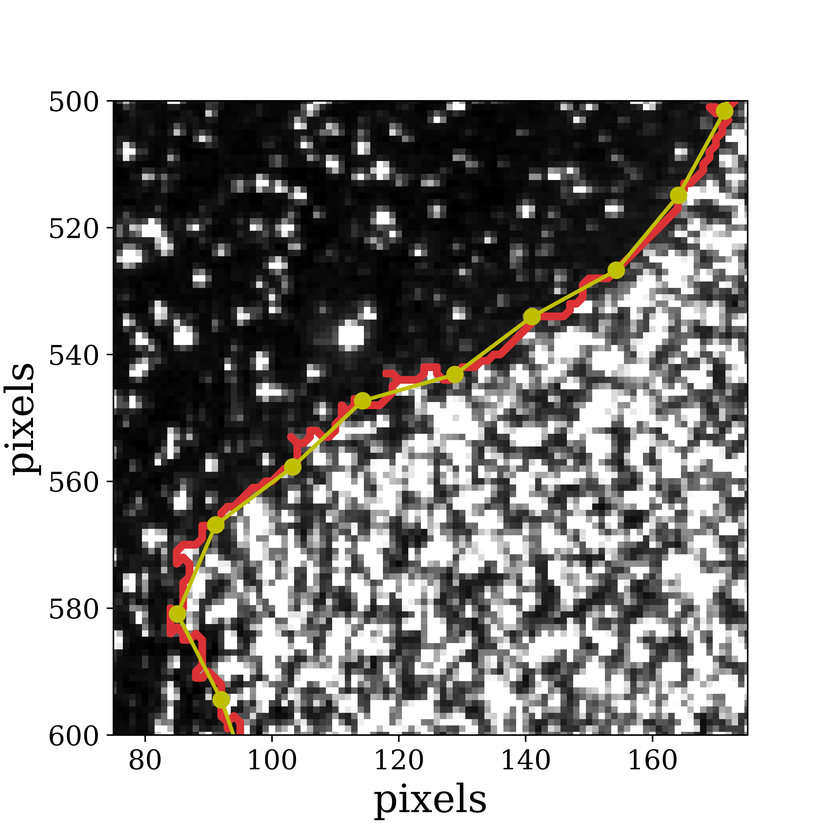
#> input picture flame_front_detection/post_data/react_h0_s4000_hs_record1/session_003/Recording_Date=230622_Time=102848_01_Frame0/bfm/w_size_31/B1699.png, 840 x 840 px, shrunk from 7200 x 7200 before the run, given in place of B0001.tif, which was not available
$ python get_contour_flamesheet.py   (older library calls are emulated)
#> lines starting #> are read from the running program, lines starting #| are printed output that depends on the picture; after the words box and inside, x2 and y2 are one past the last pixel; in counts of white or black regions, pixels touching at a corner belong together; pictures that were not available may be replaced by others from this repository, and a replacement may not be noted
### flamesheet/sys_paths.py
#%% IMPORT STANDARD PACKAGES
import os
import sys

#%% Project parent folder
parent_directory = os.path.abspath(os.path.join(os.path.dirname(__file__), '..'))

#%% ADD SYS PATHS
# Get a list of all directories within the parent folder
sub_directories = [f.path for f in os.scandir(parent_directory) if f.is_dir()]

# Add each subfolder to sys.path
for sub_directory in sub_directories:
    sys.path.append(sub_directory)
# -*- coding: utf-8 -*-

### flamesheet/get_contour_flamesheet.py
# -*- coding: utf-8 -*-
"""
Created on Thu Mar 10 15:00:34 2022

@author: laaltenburg

Algoritmes to detect the flame front of confinded and unconfined flames from raw PIV images
"""

#%% IMPORT PACKAGES
import os
import sys
import cv2
import math
import numpy as np
from matplotlib import pyplot as plt
import matplotlib.patches as patches
from scipy.signal import find_peaks, peak_prominences
from scipy.interpolate import UnivariateSpline, CubicSpline, interp1d
from scipy import stats
import imutils
import pickle
from tqdm import tqdm

#%% IMPORT USER DEFINED PACKAGES
from sys_paths import parent_directory
import sys_paths
import rc_params_settings
from parameters import *
from plot_params import colormap, fontsize, fontsize_legend

figures_folder = 'figures'
if not os.path.exists(figures_folder):
        os.makedirs(figures_folder)

#%% GET CONTOUR DATA
def get_contour_data(procedure_nr, window_size, pre_record_data_path, pre_data_path, post_data_path, image_nr, extension, toggle_plot, save_image):

    google_red = '#db3236'
    google_green = '#3cba54'
    google_blue = '#4885ed'
    google_yellow = '#f4c20d'
    bright_green = '#66ff00'

    if procedure_nr == 2:
        color = google_red #google_green
        shape, contour, contour_length_pixels = get_contour_procedure_bilateral_filter_method(window_size, pre_record_data_path, pre_data_path, post_data_path, image_nr, extension, color, toggle_plot, save_image)

    return shape, contour, contour_length_pixels


#%% METHOD B: BILATERAL FILTER METHOD
def get_contour_procedure_bilateral_filter_method(window_size, mask_path, record_data_path, post_data_path, image_nr, extension, color, toggle_plot, save_image):

    #%% [1] Read raw image
    image_file = f'B{image_nr:04d}{extension}'
    image_path = os.path.join(record_data_path, image_file)
    img_raw = cv2.imread(image_path, cv2.IMREAD_ANYDEPTH)
    shape = img_raw.shape

    # print(shape)
    # print(shape[0]*shape[1])

    image_nr_mask = 1
    image_file = f'B{image_nr_mask:04d}{extension}'
    mask_path = os.path.join(mask_path, image_file)
    mask = cv2.imread(mask_path, cv2.IMREAD_ANYDEPTH)
    mask = (mask > 0).astype(np.uint8)

    # result = cv2.bitwise_and(img_raw, img_raw, mask=mask)
    result = img_raw
    # result_float = result.astype(float)
    # result_float[mask == 0] = np.nan

    # # Normalize the result excluding NaN values
    # valid_values = result_float[~np.isnan(result_float)]
    # min_valid = np.min(valid_values)
    # max_valid = np.max(valid_values)

    # result_normalized = (result_float - min_valid) / (max_valid - min_valid)
    # # result_normalized[mask == 0] = np.nan

    # fig, axs = plt.subplots(1, 3)
    # axs[0].imshow(mask)  # Display the masked image
    # axs[1].imshow(img_raw)  # Display the masked image
    # brighten_factor = 32
    # axs[2].imshow(result, vmin=np.min(result.flatten())/brighten_factor, vmax=np.max(result.flatten())/brighten_factor)  # Display the masked image

    #%% [2] Normalize the signal intensity of raw image to unity based on global raw image maxima and minima
    img_normalized = cv2.normalize(result, dst=None, alpha=0, beta=1.0, norm_type=cv2.NORM_MINMAX, dtype=cv2.CV_32F)
    # fig, ax = plt.subplots()
    # brighten_factor = 1
    # ax.imshow(img_normalized, vmin=np.min(img_normalized.flatten())/brighten_factor, vmax=np.max(img_normalized.flatten())/brighten_factor)  # Display the masked image

    #%% [3] Apply bilateral filter on normalized image
    w_size = int(window_size)
    filter_diameter = w_size
    sigma_color = 0.1
    sigma_space = filter_diameter/2.0
    img_bilateral = cv2.bilateralFilter(img_normalized, filter_diameter, sigma_color, sigma_space)

    # [21 lines of commented-out code are left out]
    threshold_value = get_thresholding_value(img_bilateral, mask, toggle_plot)

    # print(threshold_value)

    # threshold_value = 0.0021
    #%% [5] Binarize the bilateral filtered image
    threshold_type, maxVal  = cv2.THRESH_BINARY, 1
    ret, img_binary = cv2.threshold(img_bilateral, threshold_value, maxVal, threshold_type)

    # fig, ax = plt.subplots()
    # im = ax.imshow(img_binary, vmin=0, vmax=1)  # Display the masked image

    img_new = cv2.bitwise_and(img_binary, img_binary, mask=mask)

    # im = ax.imshow(img_new, vmin=0, vmax=1)  # Display the masked image

    #%% [6] Extract largest contour == flame front
    contour, contour_length_pixels = find_and_draw_flame_contours(img_new, mask)

    # print(contour)

    #%% [7]Turn plots on or off
    brighten_factor = 16

    # toggle_plot = False

    if toggle_plot:

        fig, axs = plt.subplots(1, 3, figsize=(10, 6))
        plt.subplots_adjust(wspace=-.3)
        plot_images(axs, img_raw, img_bilateral, brighten_factor, contour, color)

        # [4 lines of commented-out code are left out]

        toggle_contour = False
        title = 'raw image (\#' + str(image_nr) + ')'
        title = ''
        plot_image(title, img_raw, brighten_factor, contour, toggle_contour, color)

        title = 'Bilateral filtered image (\#' + str(image_nr) + ')'
        toggle_contour = True
        title = ''
        brighten_factor = 16
        plot_image(title, img_bilateral, brighten_factor, contour, toggle_contour, color)

        toggle_contour = True
        title = 'raw image (\#' + str(image_nr) + ')' + ' with contour'
        title = ''
        plot_image(title , img_raw, brighten_factor, contour, toggle_contour, color)

    fig.tight_layout()

    #%% [8] Save images with contour drawn into the raw image
    if save_image:
        path = os.path.join(post_data_path, 'bfm', f'w_size_{w_size}')
        save_contour_images(path, image_nr, img_raw, brighten_factor, contour, color)

    return shape, contour, contour_length_pixels

#%% MAIN FUNCTIONS

def get_thresholding_value(image, mask, toggle_plot):

    quantity = image[mask == 1]

    # print(len(quantity))
    # quantity = image.flatten()

    # Compute the 99th percentile
    percentile_99 = np.percentile(quantity, 99)
    percentile_99_double = 1*percentile_99

    # Filter the data using the double the value of the 99th percentile
    quantity = quantity[quantity <= percentile_99_double]

    # Create a Gaussian Kernel Density Estimation (KDE) object using quantity
    gkde_obj = stats.gaussian_kde(quantity)

    x_pts = np.linspace(0, np.max(quantity), 1000)
    estimated_pdf = gkde_obj.evaluate(x_pts)

    # Extract fitted distribution
    dist_data_x = x_pts
    dist_data_y = estimated_pdf

    # Find the peaks in the distribution
    peaks, _ = find_peaks(dist_data_y)

    # Obtain the prominences of the peaks
    prominences = peak_prominences(dist_data_y, peaks)[0]

    # Create a list of tuples containing peak information: (peak index, prominence, x coordinate, y coordinate)
    peak_coords = list(zip(peaks, prominences, dist_data_x[peaks], dist_data_y[peaks]))

    # Sort the peak coordinates in descending order based on prominence
    peak_coords_prominence_descending = sorted(peak_coords, key = lambda x:x[1], reverse=True)

    # Sort the top 2 peak coordinates in ascending order based on probability
    peak_coords_sorted_probability = sorted(peak_coords_prominence_descending[0:2], key = lambda x:x[3])

    # Sort the peak coordinates based on the index
    accepted_peak_coords = sorted(peak_coords_sorted_probability, key = lambda x:x[0])

    # print(accepted_peak_coords)

    accepted_peaks = [accepted_peak_coord[0] for accepted_peak_coord in accepted_peak_coords]

    quantity_range = dist_data_x[accepted_peaks[0]:accepted_peaks[-1]]
    probability_range = dist_data_y[accepted_peaks[0]:accepted_peaks[-1]]

    min_probability_index = np.argmin(probability_range)

    toggle_plot = True

    if toggle_plot:

        quantity_coord = quantity_range[min_probability_index]
        probability_coord = probability_range[min_probability_index]

        fig, ax = plot_pixel_density_histogram(quantity, mask, percentile_99_double)

        ax.plot(dist_data_x, dist_data_y, color='r', ls='-', label='kernel density estimation')
        ax.plot(quantity_coord, probability_coord, color='#db3236', marker='x', ms=10, mew=2, ls='None')

        # # Plot the vertical line on the axis
        # ax.axvline(x=quantity_coord, ymin=0, ymax=0.6, color='#db3236', ls='--', label='minimum probability')
        # # ax.axvline(x=0.5*(quantity_range[0] + quantity_range[-1]), ymin=0, ymax=0.6, color='k', ls='--')

        # # This is in data coordinates
        # point = (quantity_coord, probability_coord)

        # trans = ax.transData.transform(point)
        # trans = ax.transAxes.inverted().transform(trans)

        # # Add text to the left of the line
        # text_left = 'products'
        # ax.text(trans[0] - 0.025, 0.5, text_left, ha='right', va='center', transform=ax.transAxes, fontsize=12)

        # # Add text to the right of the line
        # text_right = 'reactants'
        # ax.text(trans[0] + 0.025, 0.5, text_right, ha='left', va='center', transform=ax.transAxes, fontsize=12)

        # ax.legend(loc='best', prop={'size': 16})

        # fig.tight_layout()
        # # filename = f'H{flame.H2_percentage}_Re{flame.Re_D}_histogram_B{image_nr}'
        # # eps_path = os.path.join('figures', f"{filename}.eps")
        # # fig.savefig(eps_path, format='eps', dpi=300, bbox_inches='tight')

    # Determine threshold pixel density (separating unburnt and burnt side) [value corresponding to minimum probability]
    threshold = quantity_range[min_probability_index]

    return threshold

def find_and_draw_flame_contours(img_binary, mask):

    img_binary_8bit = (img_binary * (2 ** 8 - 1)).astype(np.uint8)

    # img_binary_8bit = cv2.bitwise_and(img_binary_8bit, img_binary_8bit, mask=mask)

    # Find the contours
    src = img_binary_8bit # Input image array
    contour_retrieval = cv2.RETR_TREE # Contour retrieval mode
    contours_approx = cv2.CHAIN_APPROX_NONE
    contours_found = cv2.findContours(src, contour_retrieval, contours_approx)
    contours = imutils.grab_contours(contours_found)

    # Find the largest contour
    largest_contour = max(contours, key=cv2.contourArea)

    # contour = largest_contour[total_indices]
    contour_flame_front = largest_contour
    closed_contour = False
    contour_length_pixels = cv2.arcLength(contour_flame_front, closed_contour)

    ### MASK
    img_mask_8bit = (mask * (2 ** 8 - 1)).astype(np.uint8)

    # Find the contours
    src = img_mask_8bit # Input image array
    contour_retrieval = cv2.RETR_TREE # Contour retrieval mode
    contours_approx = cv2.CHAIN_APPROX_NONE
    contours_found = cv2.findContours(src, contour_retrieval, contours_approx)
    contours = imutils.grab_contours(contours_found)

    # Find the largest contour
    largest_contour = max(contours, key=cv2.contourArea)

    # contour = largest_contour[total_indices]
    contour_mask = largest_contour
    closed_contour = False
    contour_length_pixels = cv2.arcLength(contour_mask, closed_contour)

    # Convert contours to sets of tuples for easy comparison
    contour_mask_set = set(tuple(point[0]) for point in contour_mask)

    # Create z as a list to collect points
    contour = []

    # Iterate through x and add points to z if they are not in y_set
    for point in contour_flame_front:
        if tuple(point[0]) not in contour_mask_set:
            contour.append(point)

    # Convert z to numpy array (if needed)
    contour = np.array(contour)

    # contour_spline, selected_coords = fit_parametric_cubic_spline(contour)

    _, _, segmented_contour = contour_segmentation(contour, segment_length_pixels)

    # [5 lines of commented-out code are left out]
    contour_length_pixels = 0
    # print(type(contour_spline), contour_spline.shape, len(contour_spline))

    return segmented_contour, contour_length_pixels


# [132 lines left out: functions bilateral_filter, plot_images, plot_image, not called in this run]

        # [110 lines of commented-out code are left out]

def plot_pixel_density_histogram(quantity, mask, x_lim_right):

    fig, ax = plt.subplots(figsize=(width, height))
    # fig, ax = plt.subplots()

    ax.grid()

    # quantity = image.flatten()

    y, x, _ = ax.hist(quantity, bins='auto', density=True, color='lightblue', edgecolor='k')

    # [10 lines of commented-out code are left out]

    ax.tick_params(axis='both', labelsize=16)

    ax.set_xlabel('$I_{f}$', fontsize=20)
    ax.set_ylabel('pdf', fontsize=20)

    fig.tight_layout()

    return fig, ax


# [62 lines left out: functions save_contour_images, fit_parametric_cubic_spline, not called in this run]


def contour_segmentation(contour, segment_length_pixels):

    x, y = contour[:,0,0], contour[:,0,1]

    # Linear length on the line
    distance = np.cumsum(np.sqrt( np.ediff1d(x, to_begin=0)**2 + np.ediff1d(y, to_begin=0)**2 ))
    distance = distance/distance[-1]

    # print(len(distance))
    # fx, fy = interp1d(distance, flatten(contour_x)), interp1d(distance, flatten(contour_y))
    fx, fy = interp1d(distance, x), interp1d(distance, y)

    n_interp_points = np.linspace(0, 1, 10001)
    x_interp, y_interp = fx(n_interp_points), fy(n_interp_points)

    x_segment = [x_interp[0]]
    y_segment = [y_interp[0]]

    i = 0
    counter = 0

    while i < len(x_interp):

        counter += 1

        for j in range(i, len(x_interp)):

            segment_distance = np.sqrt((x_interp[j] - x_interp[i])**2 + (y_interp[j] - y_interp[i])**2)

            if segment_distance >= segment_length_pixels:

                x_segment.append(x_interp[j])
                y_segment.append(y_interp[j])
                break

        i = j

        if counter > len(x_interp):
            break

    segmented_contour_x = np.array(x_segment)
    segmented_contour_y = np.array(y_segment)

    # Combine the x and y coordinates into a single array of shape (n_coords, 2)
    segmented_coords = np.array([segmented_contour_x, segmented_contour_y]).T

    # Create a new array of shape (n_coords, 1, 2) and assign the coordinates to it
    segmented_contour = np.zeros((len(segmented_contour_x), 1, 2))
    segmented_contour[:,0,:] = segmented_coords

    return segmented_contour_x, segmented_contour_y, segmented_contour


#%% MAIN

if __name__ == "__main__":

    google_red = '#db3236'
    google_green = '#3cba54'
    google_blue = '#4885ed'
    google_yellow = '#f4c20d'

    cv2.destroyAllWindows()
    plt.close("all")

    data_dir = 'Y:\\laaltenburg\\flamesheet_2d_campaign1'
    cwd = os.getcwd()

    pre_data_folder = "pre_data"
    post_data_folder = "post_data"

    # [12 lines of commented-out code are left out]
    record_data_path = os.path.join(data_dir, f'flamesheet_2d_day{day_nr:03}', record_name, 'Correction', 'SubOverTimeMin_sl=99', 'Avg', f'Frame{frame_nr}', 'Export')

    # mask_path = os.path.join(data_dir, f'flamesheet_2d_day{day_nr:03}', pre_record_name, 'MaskCreateGeometric_01', 'MakePermanentImgMask', 'AboveBelow', 'Correction', f'Frame{frame_nr}', 'Export_01')
    mask_path = os.path.join(data_dir, f'flamesheet_2d_day{day_nr:03}', 'Masks')

    post_data_path = os.path.join('post_data', record_name)

    image_nr = 1

    record_data_path
    toggle_plot = True
    save_image = False

    procedure_nr = 2

    width, height = plt.rcParams["figure.figsize"]

    shape, contour, contour_length_pixels = get_contour_data(procedure_nr, window_size, mask_path, record_data_path, post_data_path, image_nr, extension, toggle_plot, save_image)
#> in get_contour_procedure_bilateral_filter_method, `img_raw = cv2.imread(image_path, cv2.IMREAD_ANYDEPTH)`:
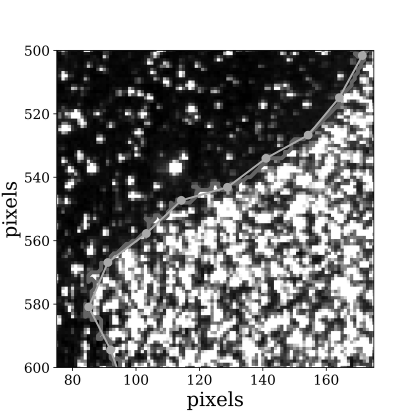
#> img_raw: shape (840, 840) (shown at 1/2 size); min 0, max 255, mean 162.6
#> in get_contour_procedure_bilateral_filter_method, `mask = (mask > 0).astype(np.uint8)`:
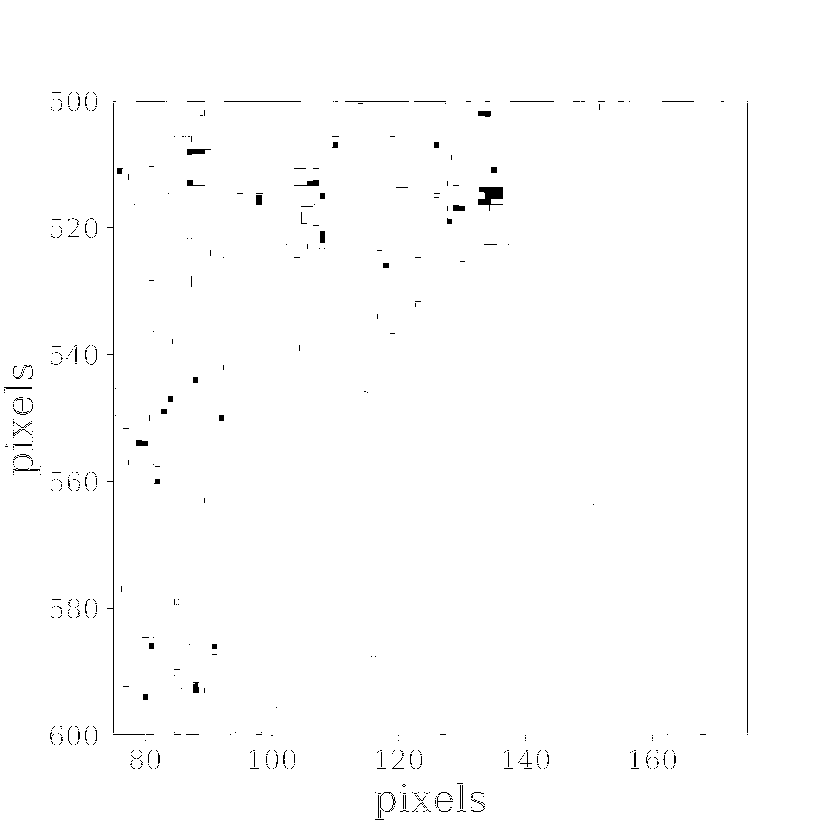
#> mask: shape (840, 840); values 0 (black) and 1 (white), 99.2% white; black in thin lines or dots, all inside (x1, y1, x2, y2) = (4, 92, 748, 820)
#> in get_thresholding_value, `percentile_99 = np.percentile(quantity, 99)`: percentile_99 = 1
#> in get_thresholding_value, `estimated_pdf = gkde_obj.evaluate(x_pts)`: estimated_pdf = 1000 values, max 7.25 at index 996, min 0.14 at index 850, mean 0.757
#> in get_thresholding_value, `dist_data_y = estimated_pdf`: dist_data_y has the same summary as estimated_pdf
#> in get_thresholding_value, `peaks, _ = find_peaks(dist_data_y)`: peaks = [53, 383, 654, 996]
#> in get_thresholding_value, `prominences = peak_prominences(dist_data_y, peaks)[0]`: prominences = [1.49, 0.0679, 0.055, 0.0345]
#> in get_thresholding_value, `peak_coords = list(zip(peaks, prominences, dist_data_x[peaks], dist_da..`: peak_coords = [(53, 1.49, 0.0531, 2.2), (383, 0.0679, 0.383, 0.486), (654, 0.055, 0.655, 0.29), (996, 0.0345, 0.997, 7.25)]
#> in get_thresholding_value, `peak_coords_prominence_descending = sorted(peak_coords, key = lambda x..`: peak_coords_prominence_descending has the same summary as peak_coords
#> in get_thresholding_value, `peak_coords_sorted_probability = sorted(peak_coords_prominence_descend..`: peak_coords_sorted_probability = [(383, 0.0679, 0.383, 0.486), (53, 1.49, 0.0531, 2.2)]
#> in get_thresholding_value, `accepted_peak_coords = sorted(peak_coords_sorted_probability, key = la..`: accepted_peak_coords = [(53, 1.49, 0.0531, 2.2), (383, 0.0679, 0.383, 0.486)]
#> in get_thresholding_value, `accepted_peaks = [accepted_peak_coord[0] for accepted_peak_coord in ac..`: accepted_peaks = [53, 383]
#> in get_thresholding_value, `quantity_range = dist_data_x[accepted_peaks[0]:accepted_peaks[-1]]`: quantity_range = 330 values from 0.0531 to 0.382
#> in get_thresholding_value, `probability_range = dist_data_y[accepted_peaks[0]:accepted_peaks[-1]]`: probability_range = 330 values, max 2.2 at index 0, min 0.418 at index 273, mean 0.768
#> in get_thresholding_value, `min_probability_index = np.argmin(probability_range)`: min_probability_index = 273
#> in get_thresholding_value, `quantity_coord = quantity_range[min_probability_index]`: quantity_coord = 0.326
#> in get_thresholding_value, `probability_coord = probability_range[min_probability_index]`: probability_coord = 0.418
#> in plot_pixel_density_histogram, `y, x, _ = ax.hist(quantity, bins='auto', density=True, color='lightblu..`: y = 55 values, max 26.64 at index 54, min 0.135 at index 47, mean 1; x = 56 values from 0.00278 to 1
#> in get_thresholding_value, `threshold = quantity_range[min_probability_index]`: threshold = 0.326
#> in get_contour_procedure_bilateral_filter_method, `ret, img_binary = cv2.threshold(img_bilateral, threshold_value, maxVal..`:
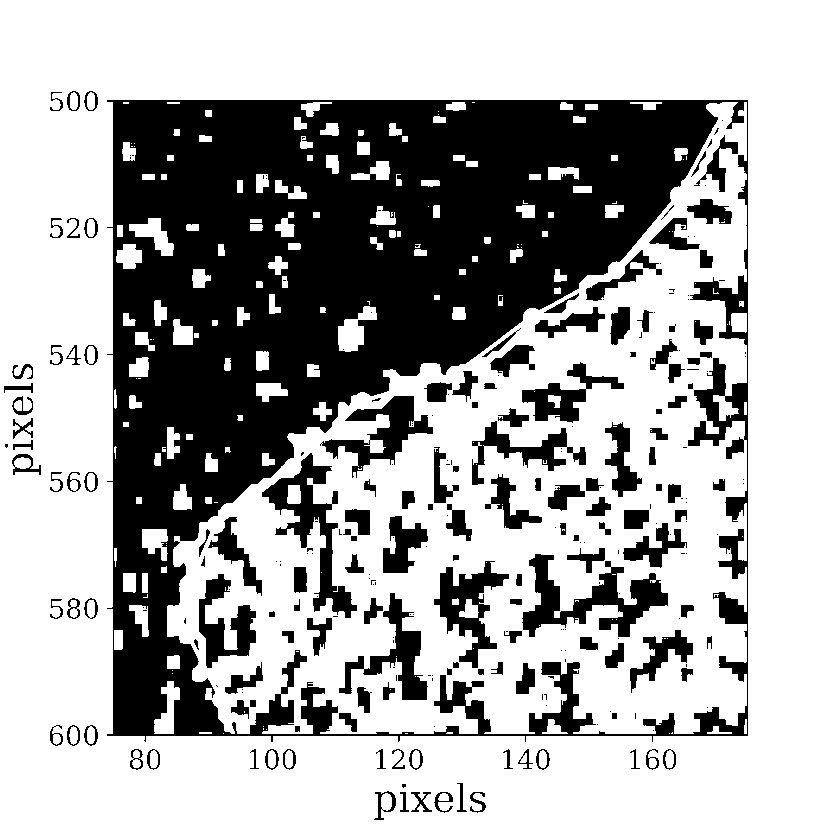
#> img_binary: shape (840, 840) float32; values 0 (black) and 1 (white), 67% white; 268 black regions (125 under 20 px), largest, box (x1, y1, x2, y2) and area: (107, 100, 748, 742) 180003, (522, 554, 668, 637) 4613, (262, 453, 357, 618) 4073
#> in find_and_draw_flame_contours, `contours_found = cv2.findContours(src, contour_retrieval, contours_app..`: contours_found = 529 contours, 237 with area under 20; largest, box (x1, y1, x2, y2) and area: (0, 0, 840, 840) 703921, (106, 99, 749, 743) 405276, (167, 102, 747, 734) 204848, (521, 553, 669, 638) 4997, (261, 452, 358, 619) 4624
#> in find_and_draw_flame_contours, `contours = imutils.grab_contours(contours_found)`: contours has the same summary as contours_found
#> in find_and_draw_flame_contours, `largest_contour = max(contours, key=cv2.contourArea)`: largest_contour = contour of 3356 points, box (x1, y1, x2, y2) (0, 0, 840, 840), area 703921
#> in find_and_draw_flame_contours, `contour_flame_front = largest_contour`: contour_flame_front has the same summary as largest_contour
#> in find_and_draw_flame_contours, `contour_length_pixels = cv2.arcLength(contour_flame_front, closed_cont..`: contour_length_pixels = 3355
#> in find_and_draw_flame_contours, `contours_found = cv2.findContours(src, contour_retrieval, contours_app..`: contours_found = 851 contours, 766 with area under 20; largest, box (x1, y1, x2, y2) and area: (0, 0, 840, 840) 703921, (106, 102, 115, 734) 1304, (746, 102, 749, 734) 1260, (477, 186, 504, 212) 406, (223, 100, 302, 103) 154
#> in find_and_draw_flame_contours, `contours = imutils.grab_contours(contours_found)`: contours has the same summary as contours_found
#> in find_and_draw_flame_contours, `contour_mask = largest_contour`: contour_mask has the same summary as largest_contour
#> in find_and_draw_flame_contours, `contour_mask_set = set(tuple(point[0]) for point in contour_mask)`: contour_mask_set = 3356 items
#> the loop in find_and_draw_flame_contours, `for point in contour_flame_front:` made 3356 passes
#> point on passes 1 to 3: [[0, 0]], [[0, 1]], [[0, 2]]
#> after the loop in find_and_draw_flame_contours, `for point in contour_flame_front:`: contour = []
#> in find_and_draw_flame_contours, `contour = np.array(contour)`: contour = empty array
#> (the run stopped early here; a loop or call above may not have finished)
